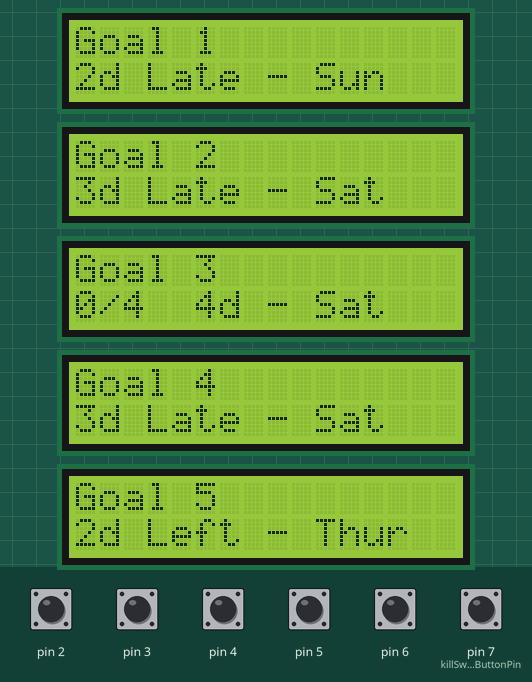
A sketch run on a simulated Arduino Uno, built with avr-gcc and run on an emulated ATmega328P. On the bench: 5 × 16×2 character LCD. The test bench sets the inputs (shaded band); at power-on: pin 2–6, pin 7 (killSwitchButtonPin) HIGH. The local clock reads 2024-03-15 10:24:30 at power-on unless the sketch sets it.

Above: at 1.6 s.
1.7 s: pin 2 pulled LOW for 0.15 s
At 3.1 s:
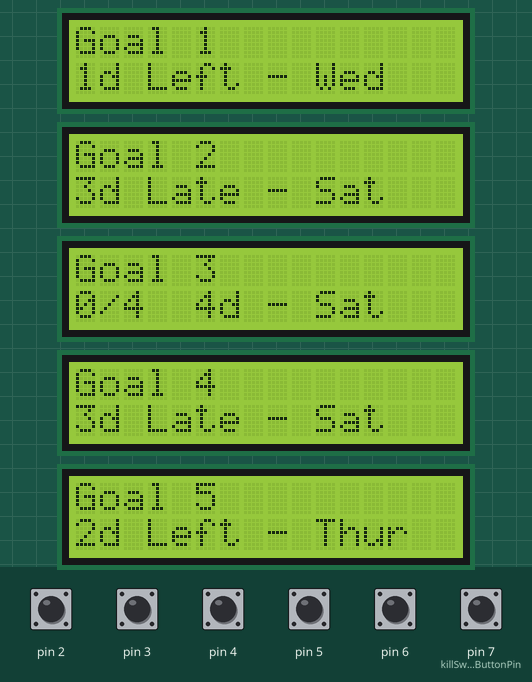
3.9 s: pin 3 pulled LOW for 1 s
At 5.5 s:
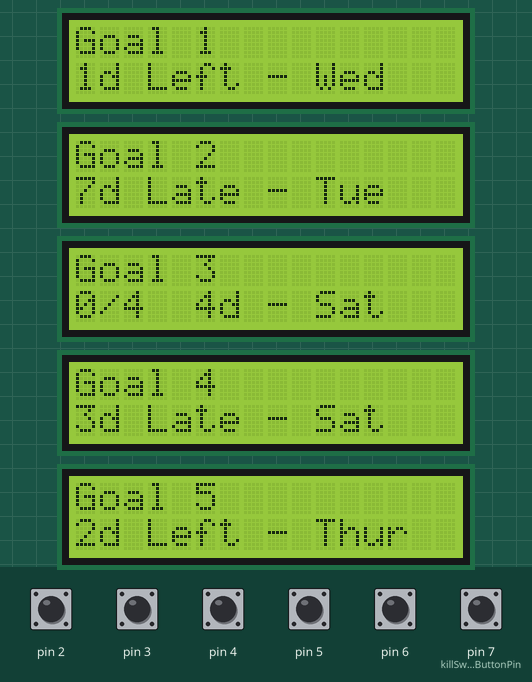
6.7 s: pin 5 pulled LOW for 0.15 s
At 8.0 s:
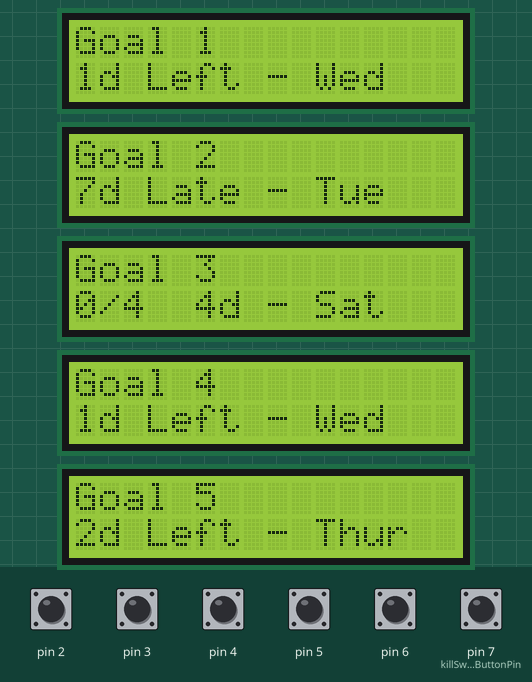
8.9 s: pin 4 pulled LOW for 0.15 s
At 9.2 s:
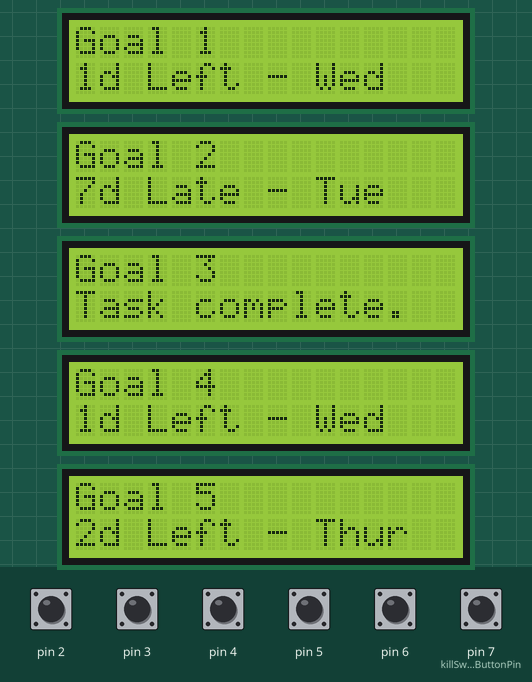
11.1 s: pin 6 pulled LOW for 0.15 s
At 12.8 s:
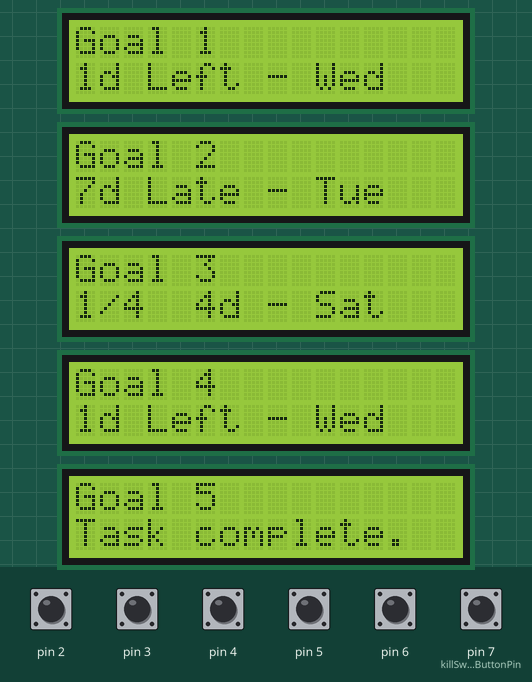
13.3 s: pin 7 (killSwitchButtonPin) pulled LOW for 0.15 s
At 13.38 s:
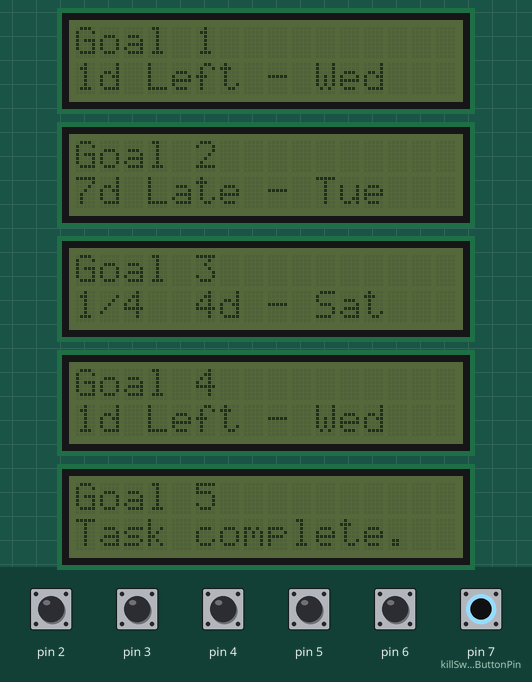
Timing chart, 0 to 15.9 s (numbered marks = the images above; inputs shaded):
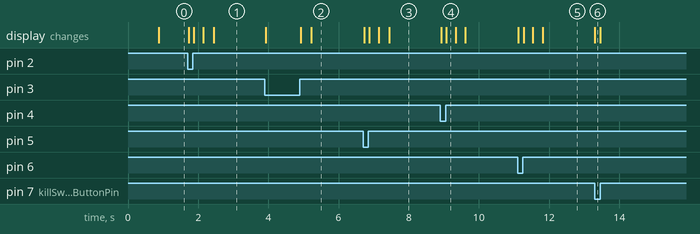

The sketch:

V5.ino
```cpp
#include <Wire.h>
#include <RTClib.h>
#include <LiquidCrystal_I2C.h>


// Time-tracking Set Up
const char* daysOfTheWeek[] = {
  "Sun", "Mon", "Tue", "Wed", "Thur", "Fri", "Sat"
};

// RTC Setup
RTC_DS3231 rtc;
DateTime now;

// killSwitch Setup
int killSwitchButtonPin = 7;

// Class for first option of goal setting
class firstOptionLCD {

  public:
  String goalName = "";
  int goalDay1 = 0;
  int goalDay2 = 0;
  String originalSecondRowLine = "";
  String lastSecondRowLine = "";
  int totalDaysPassed;
  int changingGoalDay;
  int savedHour;
  int savedMinute;
  // Button Set Up
  int buttonPin = 0;
  int buttonState = 0;
  bool hasBeenPressed = false;
  bool buttonHeld = false;
  unsigned long pressStart = 0;
  //I/O
  int lcdAddress;
  //LiquidCrystal lcd;
  LiquidCrystal_I2C lcd;

  // Constructor
  firstOptionLCD(String goalName_, int goalDay1_, int goalDay2_, int lcdAddress_, int buttonPin_) : lcd(lcdAddress_, 16, 2) {
    goalName = goalName_;
    goalDay1 = goalDay1_;
    goalDay2 = goalDay2_;
    lcdAddress = lcdAddress_;
    buttonPin = buttonPin_;
  }

  void lcdSetup() {

    // Makes sure the larger one is goalDay2 and smaller is goalDay1
    arrangeGoalDays();

    // More LCD1 Set Up
    lcd.init();
    lcd.backlight();
    lcd.setCursor(0, 0);
    lcd.print(goalName);

    // Check if rtc is working
    if (!rtc.begin()) {
      lcd.setCursor(0, 0);
      lcd.print("RTC failed");
      // while (1); // Halt
    }

    setGoalDay(); // Sets the initial changingGoalDay
    checkAndChangeOutput(); // Sets the initial output for second row

    pinMode(buttonPin, INPUT_PULLUP); // Button Setup

  }

  // Makes sure the larger one is goalDay2 and smaller is goalDay1
  void arrangeGoalDays() {
    if (goalDay2 < goalDay1) {
        int temp = goalDay1;
        goalDay1 = goalDay2;
        goalDay2 = temp;
    }
  }

  // Sets the initial changingGoalDay
  void setGoalDay() {

    totalDaysPassed = now.dayOfTheWeek();
    if (now.dayOfTheWeek() <= goalDay1) {
        changingGoalDay = goalDay1;
    }
    else if (now.dayOfTheWeek() <= goalDay2) {
        changingGoalDay = goalDay2;
    }
    else {
        changingGoalDay = 7 + goalDay1;
    }

    savedHour = now.hour();
    savedMinute = now.minute();
  }

  // Increments the totalDaysPassed properly
  void incrementDaysPassed() {

    // Update totalDaysPassed
    if ((totalDaysPassed%7) != now.dayOfTheWeek()) {
      totalDaysPassed++;
      if (((totalDaysPassed%7 > goalDay1) && hasBeenPressed) || (((totalDaysPassed%7) > goalDay2) && hasBeenPressed)) {
          hasBeenPressed = false;
      }
      checkAndChangeOutput();
    }

    // Update savedHour and minute
    if (savedHour != now.hour()) {
      savedHour = now.hour();
    }
    if (savedMinute != now.minute()) {
      savedMinute = now.minute();
    }

    if (totalDaysPassed == changingGoalDay) {
      if (now.hour() == 23) {
      checkAndChangeOutput();
    }
    }
  }


  // Prints second row of information
  void printSecondRow() {

      lcd.setCursor(0, 1);
      lcd.print("                ");
      lcd.setCursor(0, 1);
      lcd.print(originalSecondRowLine.substring(0, 16));
      lastSecondRowLine = originalSecondRowLine;

  }

  // Checks to see if any information has changed and changes the output
  void checkAndChangeOutput() {

    if (totalDaysPassed <= changingGoalDay && hasBeenPressed == false) {
      if (totalDaysPassed == changingGoalDay) {
        originalSecondRowLine = "";
        originalSecondRowLine += 23 - now.hour();
        originalSecondRowLine += "h Left - ";
        originalSecondRowLine += daysOfTheWeek[(changingGoalDay%7)];
        if (now.hour() == 23) {
          originalSecondRowLine = "";
          originalSecondRowLine += 59 - now.minute();
          originalSecondRowLine += "m Left - ";
          originalSecondRowLine += daysOfTheWeek[(changingGoalDay%7)];
        }
      }
      else {
        originalSecondRowLine = "";
        originalSecondRowLine += changingGoalDay - totalDaysPassed;
        originalSecondRowLine += "d Left - ";
        originalSecondRowLine += daysOfTheWeek[(changingGoalDay%7)];
      }
    }
    else if (totalDaysPassed <= changingGoalDay && hasBeenPressed == true) {
      originalSecondRowLine = "";
      originalSecondRowLine = "Task complete.  ";
    }
    else if (totalDaysPassed > changingGoalDay) {
      originalSecondRowLine = "";
      originalSecondRowLine += totalDaysPassed - changingGoalDay;
      originalSecondRowLine += "d Late - ";
      originalSecondRowLine += daysOfTheWeek[(changingGoalDay%7)];
    }

    printSecondRow();

  }

  // Increments the changingGoalDay depending on parameters
  void incrementGoalDay() {

      if ((changingGoalDay%7) == goalDay1) {
          changingGoalDay += goalDay2 - goalDay1;
      }
      else if ((changingGoalDay%7) == goalDay2) {
          changingGoalDay +=  7 - goalDay2 + goalDay1;
      }

  }

  // Decrements the changingGoalDay depending on parameters
  void decrementGoalDay() {
      if ((changingGoalDay%7) == goalDay1) {
          changingGoalDay -= goalDay1;
          changingGoalDay -= (7-goalDay2);
      }
      else if ((changingGoalDay%7) == goalDay2) {
          changingGoalDay -=  (goalDay2 - goalDay1);
      }

      hasBeenPressed = false;
  }

  // Checks if button has been pressed and for how long
  void checkButton() {

    int state = digitalRead(buttonPin);

    // Button just pressed
    if (state == LOW && !buttonHeld) {
      pressStart = millis();
      buttonHeld = true;

      lcd.setCursor(0, 1);
      lcd.print("                ");

    }

    // Button just released
    if (state == HIGH && buttonHeld) {
      unsigned long pressDuration = millis() - pressStart;

      if (pressDuration < 250) {
        // Short press logic
        if (changingGoalDay < totalDaysPassed) {
          while (changingGoalDay < totalDaysPassed) {
            incrementGoalDay();
          }
          hasBeenPressed = false;
        }
        else if (hasBeenPressed == false) {
          incrementGoalDay();
          hasBeenPressed = true;
        }
        lcd.setCursor(0, 1);
        lcd.print("Task complete.  ");
        delay(250);
        lcd.setCursor(0, 1);
        lcd.print("                ");
        delay(250);
        checkAndChangeOutput();

      } else {
        // Long press logic
        decrementGoalDay();
        lcd.setCursor(0, 1);
        lcd.print("Reset.          ");
        delay(250);
        checkAndChangeOutput();
      }

      // Reset state
      buttonHeld = false;
    }
  }

  // Turns off backlight
  void offBacklight() {
    lcd.noBacklight();
  }

  // Turns on backlight
  void onBacklight() {
    lcd.backlight();
  }
};

// Class for second option of goal setting
class secondOptionLCD {

  public:
  String goalName = "";
  int resetDay = 0;
  String originalSecondRowLine = "";
  int timesPerWeek;
  int savedWeekday = 0;
  // Button Set Up
  int buttonPin = 0;
  int buttonState = 0;
  bool hasBeenPressed = false;
  bool buttonHeld = false;
  unsigned long pressStart = 0;
  int numOfTimesPressed = 0;
  //I/O
  int lcdAddress;
  //LiquidCrystal lcd;
  LiquidCrystal_I2C lcd;

  // Constructor
  secondOptionLCD(String goalName_, int resetDay_, int timesPerWeek_, int lcdAddress_, int buttonPin_) : lcd(lcdAddress_, 16, 2) {
    goalName = goalName_;
    resetDay = resetDay_;
    timesPerWeek = timesPerWeek_;
    lcdAddress = lcdAddress_;
    buttonPin = buttonPin_;
  }

  void lcdSetup() {

    // More LCD1 Set Up
    lcd.init();
    lcd.backlight();
    lcd.setCursor(0, 0);
    lcd.print(goalName);

    if (!rtc.begin()) {
      lcd.setCursor(0, 0);
      lcd.print("RTC failed");
      //while (1); // Halt
    }


    checkAndChangeOutput(); // Sets the initial output for second row

    pinMode(buttonPin, INPUT_PULLUP); // Button Setup

  }

  // Increments the totalDaysPassed properly
  void incrementDaysPassed() {

    // Update totalDaysPassed
    if (savedWeekday != now.dayOfTheWeek()) {
      savedWeekday = now.dayOfTheWeek();
      if (savedWeekday == resetDay) {
        numOfTimesPressed = 0;
      }
      checkAndChangeOutput();
    }
  }

  // Prints second row of information
  void printSecondRow() {

    lcd.setCursor(0, 1);
    lcd.print(originalSecondRowLine.substring(0, 16));

  }

  // Checks to see if any information has changed and changes the output
  void checkAndChangeOutput() {

    if (timesPerWeek > numOfTimesPressed && now.dayOfTheWeek() <= resetDay) {
      originalSecondRowLine = "";
      originalSecondRowLine += numOfTimesPressed;
      originalSecondRowLine += "/";
      originalSecondRowLine += timesPerWeek;
      originalSecondRowLine += "  ";
      originalSecondRowLine += resetDay - now.dayOfTheWeek();
      originalSecondRowLine += "d - ";
      originalSecondRowLine += daysOfTheWeek[resetDay];
    }
    else if (timesPerWeek > numOfTimesPressed && now.dayOfTheWeek() > resetDay) {
      originalSecondRowLine = "";
      originalSecondRowLine += numOfTimesPressed;
      originalSecondRowLine += "/";
      originalSecondRowLine += timesPerWeek;
      originalSecondRowLine += "  ";
      originalSecondRowLine += 7 - now.dayOfTheWeek() + resetDay;
      originalSecondRowLine += "d - ";
      originalSecondRowLine += daysOfTheWeek[resetDay];
    }
    else if (timesPerWeek <= numOfTimesPressed) {
      originalSecondRowLine = "";
      originalSecondRowLine += "Task complete.";
    }

    printSecondRow();

  }

  // Checks if button has been pressed and for how long
  void checkButton() {

    int state = digitalRead(buttonPin);

    // Button just pressed
    if (state == LOW && !buttonHeld) {
      pressStart = millis();
      buttonHeld = true;

      lcd.setCursor(0, 1);
      lcd.print("                ");

    }

    // Button just released
    if (state == HIGH && buttonHeld) {
      unsigned long pressDuration = millis() - pressStart;

      if (pressDuration < 250) {
        // Short press logic
        numOfTimesPressed++;
        if (numOfTimesPressed > timesPerWeek) {
          numOfTimesPressed = timesPerWeek;
        }
        String temp = "";
        temp += "Complete. ";
        temp += numOfTimesPressed;
        temp += "/";
        temp += timesPerWeek;
        lcd.setCursor(0, 1);
        lcd.print("Task complete.  ");
        delay(250);
        lcd.setCursor(0, 1);
        lcd.print("                ");
        delay(250);
        checkAndChangeOutput();

      } else {
        // Long press logic
        numOfTimesPressed--;
        if (numOfTimesPressed < 0) {
          numOfTimesPressed = 0;
        }
        lcd.setCursor(0, 1);
        lcd.print("Reset.          ");
        delay(250);
        checkAndChangeOutput();
      }

      // Reset state
      buttonHeld = false;
    }
  }

  // Turns off backlight
  void offBacklight() {
    lcd.noBacklight();
  }

  // Turns on backlight
  void onBacklight() {
    lcd.backlight();
  }


};

// Initializing both LCD's (with random input)
firstOptionLCD lcd1("Goal 1", 3, 0, 0x27, 2);
firstOptionLCD lcd2("Goal 2", 2, 6, 0x26, 3);
secondOptionLCD lcd3("Goal 3", 6, 4, 0x25, 4);
firstOptionLCD lcd4("Goal 4", 6, 3, 0x24, 5);
firstOptionLCD lcd5("Goal 5", 4, 4, 0x23, 6);

void checkKillSwitch() {

  if (digitalRead(killSwitchButtonPin)) {
    lcd1.onBacklight();
    lcd2.onBacklight();
    lcd3.onBacklight();
    lcd4.onBacklight();
    lcd5.onBacklight();
  } else {
    lcd1.offBacklight();
    lcd2.offBacklight();
    lcd3.offBacklight();
    lcd4.offBacklight();
    lcd5.offBacklight();
  }

}

void setup() {

  // Used for debugging
  Serial.begin(9600);

  // lcd1 and lcd2 Setup
  lcd1.lcdSetup();
  lcd2.lcdSetup();
  lcd3.lcdSetup();
  lcd4.lcdSetup();
  lcd5.lcdSetup();

  // killSwitch Setup
  pinMode(7, INPUT_PULLUP);

  // Rest time - Only call once if time needs to be reset
  rtc.adjust(DateTime(F(__DATE__), F(__TIME__)));


}

void loop() {

  now = rtc.now();

  lcd1.checkButton(); // Checks if button has been pressed
  lcd1.incrementDaysPassed(); // Increments totalDaysPassed if weekday() changes
  lcd2.checkButton(); // Checks if button has been pressed
  lcd2.incrementDaysPassed(); // Increments totalDaysPassed if weekday() changes
  lcd3.checkButton(); // Checks if button has been pressed
  lcd3.incrementDaysPassed(); // Increments totalDaysPassed if weekday() changes
  lcd4.checkButton(); // Checks if button has been pressed
  lcd4.incrementDaysPassed(); // Increments totalDaysPassed if weekday() changes
  lcd5.checkButton(); // Checks if button has been pressed
  lcd5.incrementDaysPassed(); // Increments totalDaysPassed if weekday() changes

  // killSwitch code
  checkKillSwitch();

}
```

Measured:
- after the input at 1.7 s, the display: first changes at once (image 1 shows a later state)
- after the input at 3.9 s, the display: first changes at once (image 2 shows a later state)
- after the input at 6.7 s, the display: first changes at once (image 3 shows a later state)
- after the input at 8.9 s, the display: first changes at once (image 4 shows a later state)
- after the input at 11.1 s, the display: first changes at once (image 5 shows a later state)
- after the input at 13.3 s, the display: changes at once (image 6)
